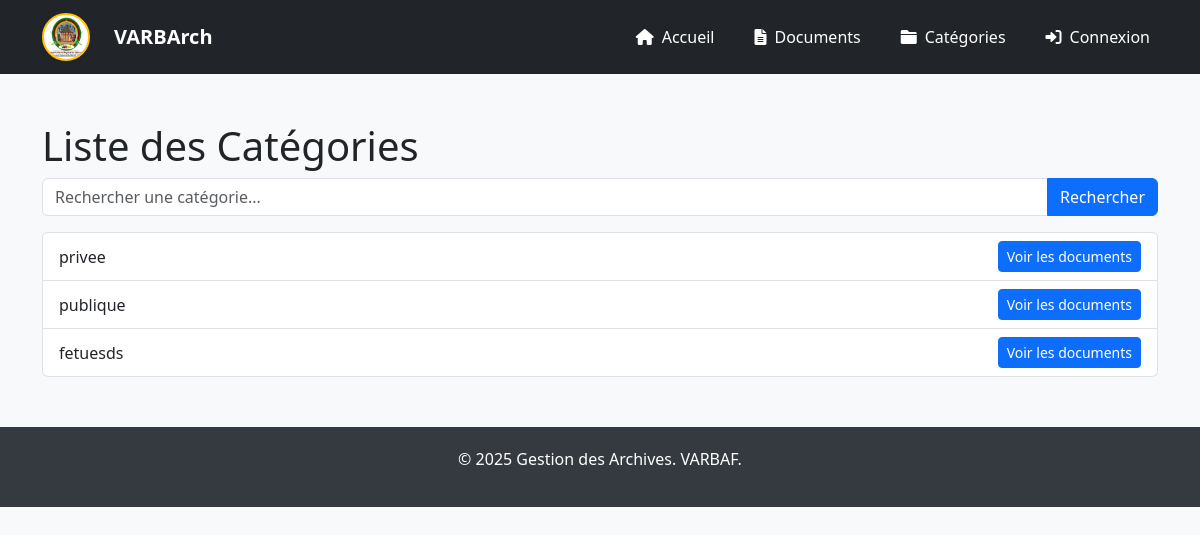
The page /categories/ on the database as committed earlier.
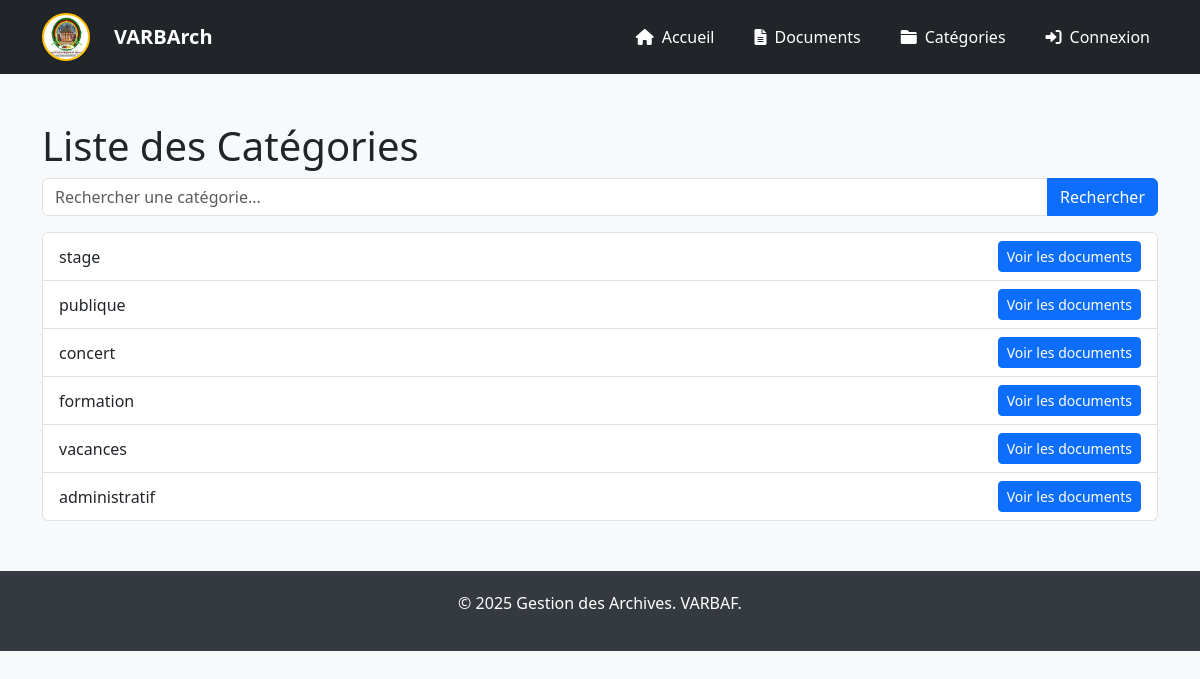
The same page on the database as committed later.
### archivage/models.py (models this page shows, shortened)
class Categorie(models.Model):
    nom = models.CharField(max_length=100, verbose_name="Nom de la catégorie")
    description = models.TextField(blank=True, null=True, verbose_name="Description")

### archivage/views.py (the view)
# urls.py: path('categories/', views.liste_categories, name='categories'),
def liste_categories(request):
    query = request.GET.get('q', '')
    if query:
        categories = Categorie.objects.filter(nom__icontains=query)
    else:
        categories = Categorie.objects.all()
    return render(request, 'archivage/liste_categories.html', {'categories': categories})

### archivage/templates/archivage/liste_categories.html (shortened to what this page needs)
{% extends 'base.html' %}
{% block content %}
<h1>Liste des Catégories</h1>
<form method="GET" action="{% url 'categories' %}" class="mb-3">
    <div class="input-group">
        <input type="text" name="q" class="form-control" placeholder="Rechercher une catégorie..."
            value="{{ request.GET.q }}">
        <button class="btn btn-primary" type="submit">Rechercher</button>
    </div>
</form>
<ul class="list-group">
    {% for categorie in categories %}
    <li class="list-group-item d-flex justify-content-between align-items-center">
        <span>{{ categorie.nom }}</span>
        <a href="{% url 'documents_par_categorie' categorie.id %}" class="btn btn-primary btn-sm">Voir les documents</a>
    </li>
    {% empty %}
    <li class="list-group-item text-center">Aucune catégorie trouvée.</li>
    {% endfor %}
</ul>
{% endblock %}

Rows that differ between the two databases and show on the page:
removed Categorie: nom "privee"
removed Categorie: nom "fetuesds"
added Categorie: nom "stage"
added Categorie: nom "concert"
added Categorie: nom "formation"
added Categorie: nom "vacances"
added Categorie: nom "administratif"
